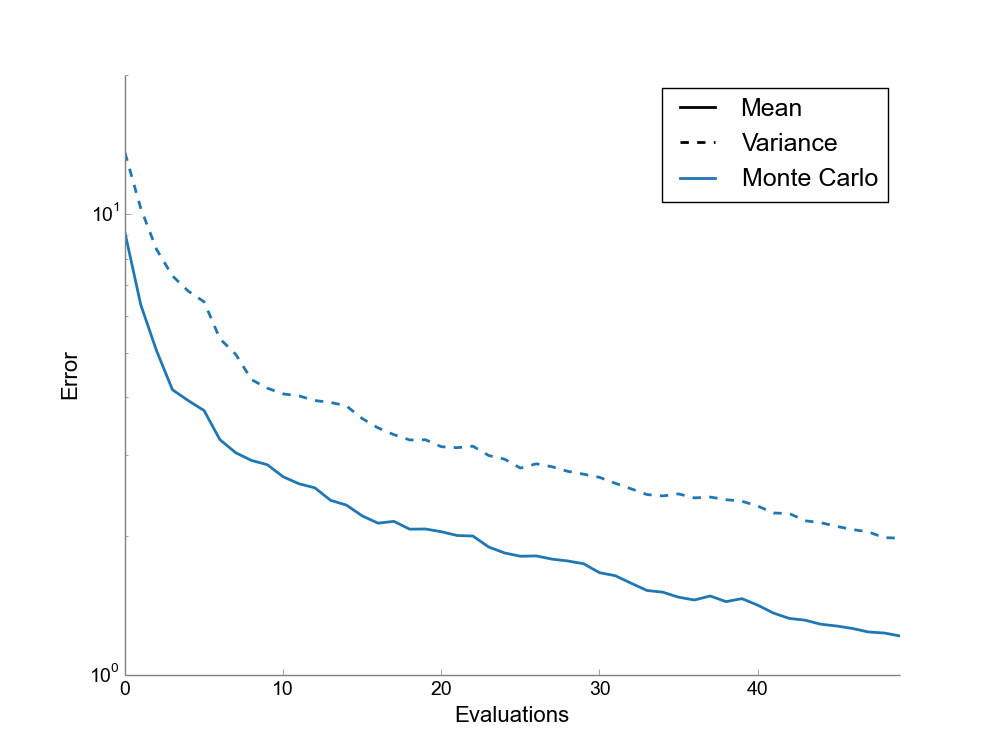

Reproduce this figure in Python.
import chaospy as cp
import pylab as pl
import numpy as np

from uncertainpy import prettyPlot

Nt = 10**2
N = 50


legend = []
# pl.rc("figure", figsize=[6,4])
# pl.plot(-1,1, "k-")
# pl.plot(-1,1, "k--")
# pl.plot(-1,1, "r")
# pl.plot(-1,1, "b")
# #pl.plot(-1,1, "g")
# pl.legend(["Mean","Variance", "Monte Carlo","Polynomial chaos"],loc=3,prop={"size" :12})
# pl.xlim([0,20])
# pl.ylim([10**-16,10**2])
#pl.plot(-1,1, "g")




def E_analytical(x):
    return 90*(1-np.exp(-0.1*x))/(x)


def V_analytical(x):
    return 1220*(1-np.exp(-0.2*x))/(3*x) - (90*(1-np.exp(-0.1*x))/(x))**2


def u(x,a, I):
    return I*np.exp(-a*x)

a = cp.Uniform(0, 0.1)
I = cp.Uniform(8, 10)
dist = cp.J(a,I)
T = np.linspace(0, 10, Nt+1)[1:]
dt = 10./Nt



def MC():
    samples_a = a.sample(N)
    samples_I = I.sample(N)

    U = [u(T,q,i) for q,i in zip(samples_a.T, samples_I.T)]
    U = np.array(U)

    E = (np.cumsum(U, 0).T/np.arange(1,N+1)).T
    V = (np.cumsum((U-E)**2, 0).T/np.arange(1,N+1)).T
    #V = (np.cumsum((U**2), 0).T/np.arange(1,N+1)).T - E**2


    error = []
    var = []
    for n in xrange(N):
        error.append(dt*np.sum(np.abs(E_analytical(T) - E[n,:])))
        var.append(dt*np.sum(np.abs(V_analytical(T) - V[n,:])))

    return np.array(error), np.array(var)


def qMC():
    samples_a = a.sample(N, rule="L")
    samples_I = I.sample(N, rule="L")

    U = [u(T,q,i) for q,i in zip(samples_a.T, samples_I.T)]
    U = np.array(U)

    E = (np.cumsum(U, 0).T/np.arange(1,N+1)).T
    V = (np.cumsum((U-E)**2, 0).T/np.arange(1,N+1)).T
    #V = (np.cumsum((U**2), 0).T/np.arange(1,N+1)).T - E**2


    error = []
    var = []
    for n in xrange(N):
        error.append(dt*np.sum(np.abs(E_analytical(T) - E[n,:])))
        var.append(dt*np.sum(np.abs(V_analytical(T) - V[n,:])))

    return np.array(error), np.array(var)



reruns = 10**2
totalerrorMC = np.zeros(N)
totalvarianceMC = np.zeros(N)
for i in xrange(reruns):
    errorMC,varianceMC = MC()

    totalerrorMC = np.add(totalerrorMC, errorMC)
    totalvarianceMC = np.add(totalvarianceMC, varianceMC)


totalerrorMC = np.divide(totalerrorMC, reruns)
totalvarianceMC = np.divide(totalvarianceMC, reruns)



reruns = 10**2
totalerrorqMC = np.zeros(N)
totalvarianceqMC = np.zeros(N)
for i in xrange(reruns):
    errorqMC,varianceqMC = qMC()

    totalerrorqMC = np.add(totalerrorqMC, errorqMC)
    totalvarianceqMC = np.add(totalvarianceqMC, varianceqMC)


totalerrorqMC = np.divide(totalerrorqMC, reruns)
totalvarianceqMC = np.divide(totalvarianceqMC, reruns)



errorCP = []
varCP = []

K = []

N = 5
for n in xrange(0,N+1):
    P = cp.orth_ttr(n, dist)
    nodes, weights = cp.generate_quadrature(n+1, dist, rule="G")
    K.append(len(nodes[0]))
    i1,i2 = np.mgrid[:len(weights), :Nt]
    solves = u(T[i2],nodes[0][i1],nodes[1][i1])

    U_hat = cp.fit_quadrature(P, nodes, weights, solves)
    errorCP.append(dt*np.sum(np.abs(E_analytical(T) - cp.E(U_hat,dist))))
    varCP.append(dt*np.sum(np.abs(V_analytical(T) - cp.Var(U_hat,dist))))


# pl.rc("figure", figsize=[6,4])

ax, tableau20 = prettyPlot()
pl.plot(-1, 1, "k-", linewidth=2)
pl.plot(-1, 1, "k--", linewidth=2)
pl.plot(-1, 1, color=tableau20[0], linewidth=2)


pl.legend(["Mean", "Variance", "Monte Carlo"], loc=1, prop={"size": 18})

ax, tableau20 = prettyPlot(totalerrorMC[:], new_figure=False)
prettyPlot(totalvarianceMC[:], title="", xlabel="Evaluations", ylabel="Error", color=0, linestyle="--", new_figure=False)

pl.xlim([0, 49])
pl.ylim([10**-0, 2*10**1])


pl.yscale('log')
# pl.legend(["Mean,      Monte Carlo", "Variance, Monte Carlo"], loc=1)
pl.savefig("MC_convergence_2D.png")

pl.show()

#
# pl.plot(totalerrorMC[:],"r-",linewidth=2)
# pl.plot(totalvarianceMC[:],"r--",linewidth=2)
# pl.plot(K,errorCP,"b-",linewidth=2)
# pl.plot(K, varCP,"b--",linewidth=2)
# pl.xlabel("Evaluations")
# pl.ylabel("Error")


ax, tableau20 = prettyPlot()
pl.plot(-1, 1, "k-", linewidth=2)
pl.plot(-1, 1, "k--", linewidth=2)
pl.plot(-1, 1, color=tableau20[0], linewidth=2)
pl.plot(-1, 1, color=tableau20[2], linewidth=2)

pl.legend(["Mean", "Variance", "Monte Carlo", "quasi-Monte Carlo", "Polynomial chaos"], loc=3, prop={"size": 18})

prettyPlot(totalerrorMC[:], new_figure=False)
prettyPlot(totalvarianceMC[:], title="", xlabel="Evaluations", ylabel="Error", color=0, linestyle="--", new_figure=False)

prettyPlot(totalerrorqMC[:], title="", xlabel="Evaluations", ylabel="Error", color=2, new_figure=False)
prettyPlot(totalvarianceqMC[:], title="", xlabel="Evaluations", ylabel="Error", color=2, linestyle="--", new_figure=False)

pl.xlim([0, 49])
pl.ylim([10**-2, 2*10**1])

pl.yscale('log')
# pl.legend(["Mean,      Monte Carlo",
#            "Variance,  Monte Carlo",
#            "Mean,      quasi-Monte Carlo",
#            "Variance,  quasi-Monte Carlo"], loc=3)



pl.savefig("qMC-MC_convergence_2D.png")
pl.show()


ax, tableau20 = prettyPlot()
pl.plot(-1, 1, "k-", linewidth=2)
pl.plot(-1, 1, "k--", linewidth=2)
pl.plot(-1, 1, color=tableau20[0], linewidth=2)
pl.plot(-1, 1, color=tableau20[2], linewidth=2)
pl.plot(-1, 1, color=tableau20[4], linewidth=2)

pl.legend(["Mean", "Variance", "Monte Carlo", "quasi-Monte Carlo", "Polynomial chaos"], loc=3, prop={"size": 18})


ax, tableau20 = prettyPlot(totalerrorMC[:], new_figure=False)
prettyPlot(totalvarianceMC[:], title="", xlabel="Evaluations", ylabel="Error", color=0, linestyle="--", new_figure=False)


prettyPlot(totalerrorqMC[:], title="", xlabel="Evaluations", ylabel="Error", color=2, new_figure=False)
prettyPlot(totalvarianceqMC[:], title="", xlabel="Evaluations", ylabel="Error", color=2, linestyle="--", new_figure=False)

prettyPlot(K, errorCP, title="", xlabel="Evaluations", ylabel="Error", color=4, new_figure=False)
prettyPlot(K, varCP, title="", xlabel="Evaluations", ylabel="Error", color=4, linestyle="--",new_figure=False)

pl.xlim([0, 49])
pl.ylim([10**-15, 2*10**1])

pl.yscale('log')

pl.savefig("qMC-MC-PC_convergence_2D.png")
pl.show()
